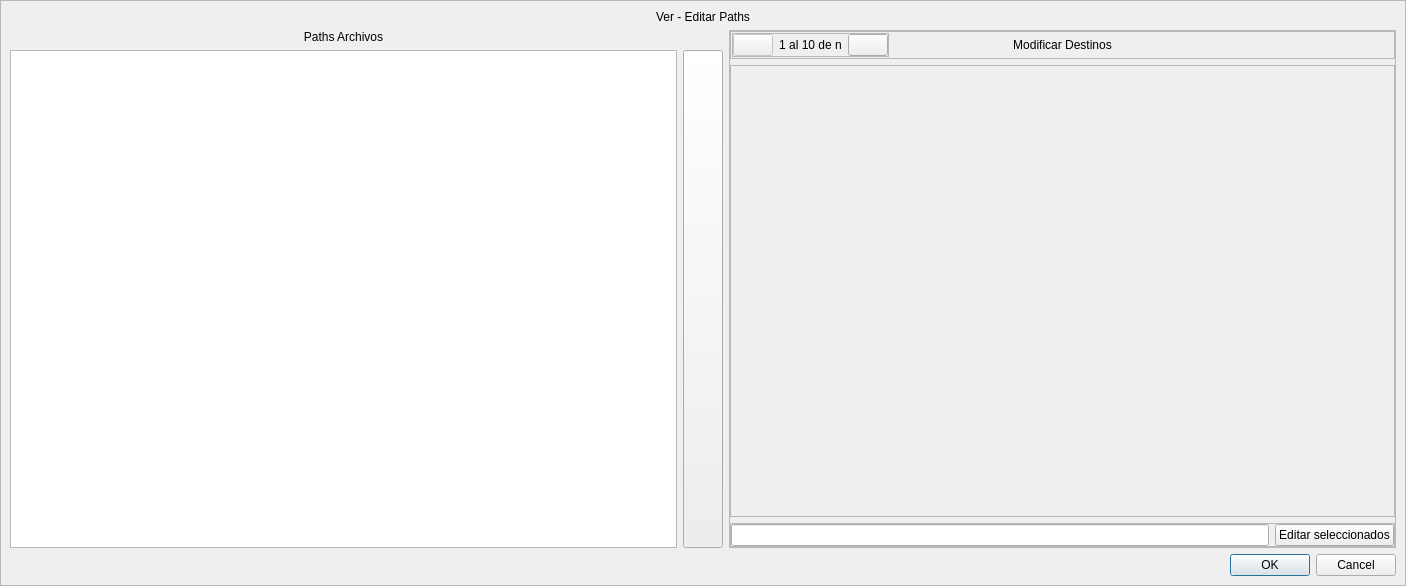
<?xml version="1.0" encoding="UTF-8"?>
<ui version="4.0">
 <class>verPaths</class>
 <widget class="QDialog" name="verPaths">
  <property name="windowModality">
   <enum>Qt::WindowModality::NonModal</enum>
  </property>
  <property name="geometry">
   <rect>
    <x>0</x>
    <y>0</y>
    <width>1406</width>
    <height>586</height>
   </rect>
  </property>
  <property name="windowTitle">
   <string>Ver - Editar Paths</string>
  </property>
  <property name="windowIcon">
   <iconset resource="../resources.qrc">
    <normaloff>:/icons/resources/images/icono.png</normaloff>:/icons/resources/images/icono.png</iconset>
  </property>
  <property name="styleSheet">
   <string notr="true">QLabel#lbPaths,
QLabel#lbModificar{
	font: 700 10pt &quot;Segoe UI&quot;;
}
QFrame#frIz,
QFrame#frDe{
	background-color:rgba(0,0,0,0);
}</string>
  </property>
  <property name="modal">
   <bool>false</bool>
  </property>
  <layout class="QVBoxLayout" name="verticalLayout">
   <property name="spacing">
    <number>0</number>
   </property>
   <property name="leftMargin">
    <number>0</number>
   </property>
   <property name="topMargin">
    <number>0</number>
   </property>
   <property name="rightMargin">
    <number>0</number>
   </property>
   <property name="bottomMargin">
    <number>0</number>
   </property>
   <item>
    <widget class="QFrame" name="frame">
     <property name="frameShape">
      <enum>QFrame::Shape::StyledPanel</enum>
     </property>
     <property name="frameShadow">
      <enum>QFrame::Shadow::Raised</enum>
     </property>
     <layout class="QVBoxLayout" name="verticalLayout_5">
      <item>
       <widget class="QLabel" name="label">
        <property name="styleSheet">
         <string notr="true">font: 600 30pt &quot;Lucida Bright&quot;;</string>
        </property>
        <property name="text">
         <string>Ver - Editar Paths</string>
        </property>
        <property name="alignment">
         <set>Qt::AlignmentFlag::AlignCenter</set>
        </property>
       </widget>
      </item>
      <item>
       <layout class="QHBoxLayout" name="horizontalLayout">
        <item>
         <layout class="QVBoxLayout" name="verticalLayout_2">
          <item>
           <widget class="QLabel" name="lbPaths">
            <property name="text">
             <string>Paths Archivos</string>
            </property>
            <property name="alignment">
             <set>Qt::AlignmentFlag::AlignCenter</set>
            </property>
           </widget>
          </item>
          <item>
           <widget class="QPlainTextEdit" name="tePaths">
            <property name="sizePolicy">
             <sizepolicy hsizetype="Expanding" vsizetype="Expanding">
              <horstretch>0</horstretch>
              <verstretch>0</verstretch>
             </sizepolicy>
            </property>
            <property name="lineWrapMode">
             <enum>QPlainTextEdit::LineWrapMode::NoWrap</enum>
            </property>
           </widget>
          </item>
         </layout>
        </item>
        <item>
         <layout class="QVBoxLayout" name="verticalLayout_3">
          <item>
           <widget class="QLabel" name="label_4">
            <property name="text">
             <string/>
            </property>
           </widget>
          </item>
          <item>
           <widget class="QPushButton" name="btValidar">
            <property name="sizePolicy">
             <sizepolicy hsizetype="Fixed" vsizetype="Expanding">
              <horstretch>0</horstretch>
              <verstretch>0</verstretch>
             </sizepolicy>
            </property>
            <property name="toolTip">
             <string>Validar Paths</string>
            </property>
            <property name="text">
             <string/>
            </property>
            <property name="icon">
             <iconset resource="../resources.qrc">
              <normaloff>:/icons/resources/images/flecha.svg</normaloff>:/icons/resources/images/flecha.svg</iconset>
            </property>
            <property name="iconSize">
             <size>
              <width>50</width>
              <height>50</height>
             </size>
            </property>
           </widget>
          </item>
         </layout>
        </item>
        <item>
         <widget class="QFrame" name="frame_3">
          <property name="sizePolicy">
           <sizepolicy hsizetype="Expanding" vsizetype="Preferred">
            <horstretch>0</horstretch>
            <verstretch>0</verstretch>
           </sizepolicy>
          </property>
          <property name="minimumSize">
           <size>
            <width>300</width>
            <height>0</height>
           </size>
          </property>
          <property name="frameShape">
           <enum>QFrame::Shape::StyledPanel</enum>
          </property>
          <property name="frameShadow">
           <enum>QFrame::Shadow::Raised</enum>
          </property>
          <layout class="QVBoxLayout" name="verticalLayout_4">
           <property name="spacing">
            <number>6</number>
           </property>
           <property name="leftMargin">
            <number>0</number>
           </property>
           <property name="topMargin">
            <number>0</number>
           </property>
           <property name="rightMargin">
            <number>0</number>
           </property>
           <property name="bottomMargin">
            <number>0</number>
           </property>
           <item>
            <widget class="QFrame" name="frTituloDestinos">
             <property name="sizePolicy">
              <sizepolicy hsizetype="Preferred" vsizetype="Fixed">
               <horstretch>0</horstretch>
               <verstretch>0</verstretch>
              </sizepolicy>
             </property>
             <property name="minimumSize">
              <size>
               <width>0</width>
               <height>0</height>
              </size>
             </property>
             <property name="frameShape">
              <enum>QFrame::Shape::StyledPanel</enum>
             </property>
             <property name="frameShadow">
              <enum>QFrame::Shadow::Raised</enum>
             </property>
             <layout class="QHBoxLayout" name="hlTituloDestinos" stretch="0,0,0">
              <property name="spacing">
               <number>0</number>
              </property>
              <property name="leftMargin">
               <number>0</number>
              </property>
              <property name="topMargin">
               <number>0</number>
              </property>
              <property name="rightMargin">
               <number>0</number>
              </property>
              <property name="bottomMargin">
               <number>0</number>
              </property>
              <item>
               <widget class="QFrame" name="frIz">
                <property name="sizePolicy">
                 <sizepolicy hsizetype="Expanding" vsizetype="Preferred">
                  <horstretch>0</horstretch>
                  <verstretch>0</verstretch>
                 </sizepolicy>
                </property>
                <property name="frameShape">
                 <enum>QFrame::Shape::StyledPanel</enum>
                </property>
                <property name="frameShadow">
                 <enum>QFrame::Shadow::Raised</enum>
                </property>
                <layout class="QHBoxLayout" name="horizontalLayout_4">
                 <property name="spacing">
                  <number>0</number>
                 </property>
                 <property name="leftMargin">
                  <number>0</number>
                 </property>
                 <property name="topMargin">
                  <number>0</number>
                 </property>
                 <property name="rightMargin">
                  <number>0</number>
                 </property>
                 <property name="bottomMargin">
                  <number>0</number>
                 </property>
                 <item>
                  <widget class="QFrame" name="frPaginas">
                   <property name="minimumSize">
                    <size>
                     <width>0</width>
                     <height>0</height>
                    </size>
                   </property>
                   <property name="frameShape">
                    <enum>QFrame::Shape::StyledPanel</enum>
                   </property>
                   <property name="frameShadow">
                    <enum>QFrame::Shadow::Raised</enum>
                   </property>
                   <layout class="QHBoxLayout" name="horizontalLayout_3">
                    <property name="leftMargin">
                     <number>0</number>
                    </property>
                    <property name="topMargin">
                     <number>0</number>
                    </property>
                    <property name="rightMargin">
                     <number>0</number>
                    </property>
                    <property name="bottomMargin">
                     <number>0</number>
                    </property>
                    <item>
                     <widget class="QPushButton" name="btPagAnterior">
                      <property name="enabled">
                       <bool>false</bool>
                      </property>
                      <property name="toolTip">
                       <string>Página anterior</string>
                      </property>
                      <property name="text">
                       <string/>
                      </property>
                      <property name="icon">
                       <iconset resource="../resources.qrc">
                        <normaloff>:/icons/resources/images/back.svg</normaloff>:/icons/resources/images/back.svg</iconset>
                      </property>
                     </widget>
                    </item>
                    <item>
                     <widget class="QLabel" name="lbPaginas">
                      <property name="sizePolicy">
                       <sizepolicy hsizetype="Preferred" vsizetype="Preferred">
                        <horstretch>0</horstretch>
                        <verstretch>0</verstretch>
                       </sizepolicy>
                      </property>
                      <property name="text">
                       <string>1 al 10 de n</string>
                      </property>
                      <property name="alignment">
                       <set>Qt::AlignmentFlag::AlignCenter</set>
                      </property>
                     </widget>
                    </item>
                    <item>
                     <widget class="QPushButton" name="btPagSiguiente">
                      <property name="toolTip">
                       <string>Página siguiente</string>
                      </property>
                      <property name="text">
                       <string/>
                      </property>
                      <property name="icon">
                       <iconset resource="../resources.qrc">
                        <normaloff>:/icons/resources/images/next.svg</normaloff>:/icons/resources/images/next.svg</iconset>
                      </property>
                     </widget>
                    </item>
                   </layout>
                  </widget>
                 </item>
                 <item>
                  <spacer name="horizontalSpacer">
                   <property name="orientation">
                    <enum>Qt::Orientation::Horizontal</enum>
                   </property>
                   <property name="sizeHint" stdset="0">
                    <size>
                     <width>0</width>
                     <height>10</height>
                    </size>
                   </property>
                  </spacer>
                 </item>
                </layout>
               </widget>
              </item>
              <item>
               <widget class="QLabel" name="lbModificar">
                <property name="sizePolicy">
                 <sizepolicy hsizetype="Preferred" vsizetype="Fixed">
                  <horstretch>0</horstretch>
                  <verstretch>0</verstretch>
                 </sizepolicy>
                </property>
                <property name="text">
                 <string>Modificar Destinos</string>
                </property>
                <property name="alignment">
                 <set>Qt::AlignmentFlag::AlignCenter</set>
                </property>
               </widget>
              </item>
              <item>
               <widget class="QFrame" name="frDe">
                <property name="sizePolicy">
                 <sizepolicy hsizetype="Expanding" vsizetype="Preferred">
                  <horstretch>0</horstretch>
                  <verstretch>0</verstretch>
                 </sizepolicy>
                </property>
                <property name="frameShape">
                 <enum>QFrame::Shape::StyledPanel</enum>
                </property>
                <property name="frameShadow">
                 <enum>QFrame::Shadow::Raised</enum>
                </property>
                <layout class="QHBoxLayout" name="horizontalLayout_5">
                 <property name="spacing">
                  <number>0</number>
                 </property>
                 <property name="leftMargin">
                  <number>0</number>
                 </property>
                 <property name="topMargin">
                  <number>0</number>
                 </property>
                 <property name="rightMargin">
                  <number>0</number>
                 </property>
                 <property name="bottomMargin">
                  <number>0</number>
                 </property>
                 <item>
                  <spacer name="horizontalSpacer_2">
                   <property name="orientation">
                    <enum>Qt::Orientation::Horizontal</enum>
                   </property>
                   <property name="sizeHint" stdset="0">
                    <size>
                     <width>0</width>
                     <height>10</height>
                    </size>
                   </property>
                  </spacer>
                 </item>
                </layout>
               </widget>
              </item>
             </layout>
            </widget>
           </item>
           <item>
            <widget class="QScrollArea" name="scrollArea">
             <property name="autoFillBackground">
              <bool>true</bool>
             </property>
             <property name="widgetResizable">
              <bool>true</bool>
             </property>
             <property name="alignment">
              <set>Qt::AlignmentFlag::AlignLeading|Qt::AlignmentFlag::AlignLeft|Qt::AlignmentFlag::AlignTop</set>
             </property>
             <widget class="QWidget" name="scrollAreaWidgetContents">
              <property name="geometry">
               <rect>
                <x>0</x>
                <y>0</y>
                <width>650</width>
                <height>411</height>
               </rect>
              </property>
              <property name="sizePolicy">
               <sizepolicy hsizetype="Preferred" vsizetype="Preferred">
                <horstretch>0</horstretch>
                <verstretch>0</verstretch>
               </sizepolicy>
              </property>
             </widget>
            </widget>
           </item>
           <item>
            <widget class="QFrame" name="frEditarVarios">
             <property name="minimumSize">
              <size>
               <width>0</width>
               <height>0</height>
              </size>
             </property>
             <property name="frameShape">
              <enum>QFrame::Shape::StyledPanel</enum>
             </property>
             <property name="frameShadow">
              <enum>QFrame::Shadow::Raised</enum>
             </property>
             <layout class="QHBoxLayout" name="horizontalLayout_2">
              <property name="leftMargin">
               <number>0</number>
              </property>
              <property name="topMargin">
               <number>0</number>
              </property>
              <property name="rightMargin">
               <number>0</number>
              </property>
              <property name="bottomMargin">
               <number>0</number>
              </property>
              <item>
               <widget class="QLineEdit" name="leSeleccion"/>
              </item>
              <item>
               <widget class="QPushButton" name="btEditSeleccion">
                <property name="text">
                 <string>Editar seleccionados</string>
                </property>
               </widget>
              </item>
             </layout>
            </widget>
           </item>
          </layout>
         </widget>
        </item>
       </layout>
      </item>
      <item>
       <widget class="QDialogButtonBox" name="buttonBox">
        <property name="orientation">
         <enum>Qt::Orientation::Horizontal</enum>
        </property>
        <property name="standardButtons">
         <set>QDialogButtonBox::StandardButton::Cancel|QDialogButtonBox::StandardButton::Ok</set>
        </property>
       </widget>
      </item>
     </layout>
    </widget>
   </item>
  </layout>
 </widget>
 <resources>
  <include location="../resources.qrc"/>
 </resources>
 <connections>
  <connection>
   <sender>buttonBox</sender>
   <signal>accepted()</signal>
   <receiver>verPaths</receiver>
   <slot>accept()</slot>
   <hints>
    <hint type="sourcelabel">
     <x>248</x>
     <y>254</y>
    </hint>
    <hint type="destinationlabel">
     <x>157</x>
     <y>274</y>
    </hint>
   </hints>
  </connection>
  <connection>
   <sender>buttonBox</sender>
   <signal>rejected()</signal>
   <receiver>verPaths</receiver>
   <slot>reject()</slot>
   <hints>
    <hint type="sourcelabel">
     <x>316</x>
     <y>260</y>
    </hint>
    <hint type="destinationlabel">
     <x>286</x>
     <y>274</y>
    </hint>
   </hints>
  </connection>
 </connections>
</ui>
